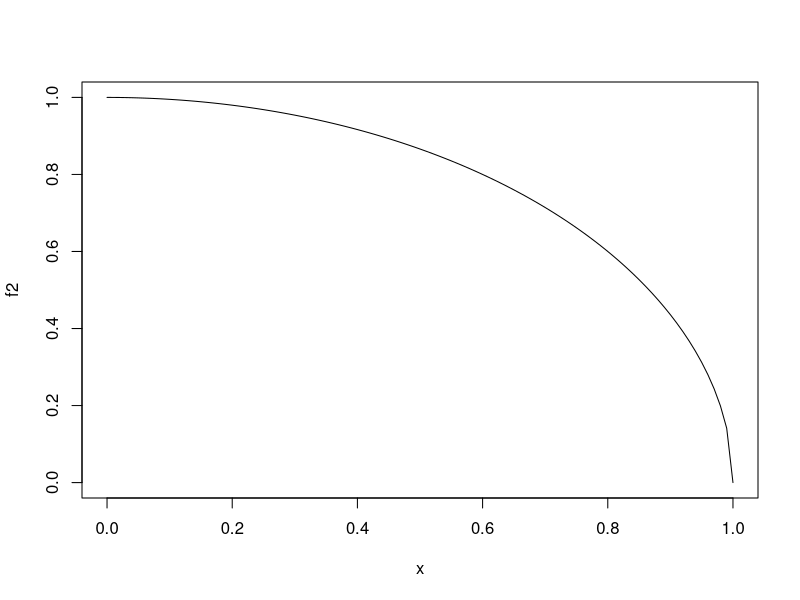
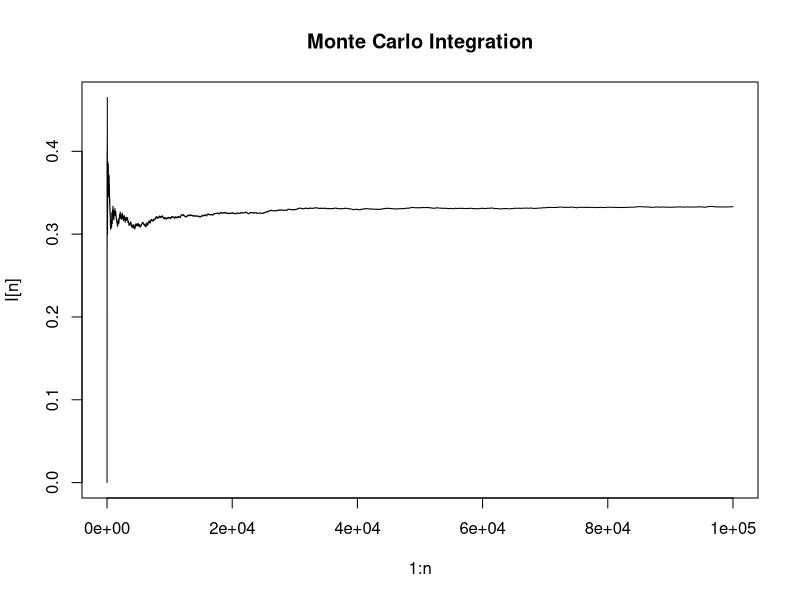
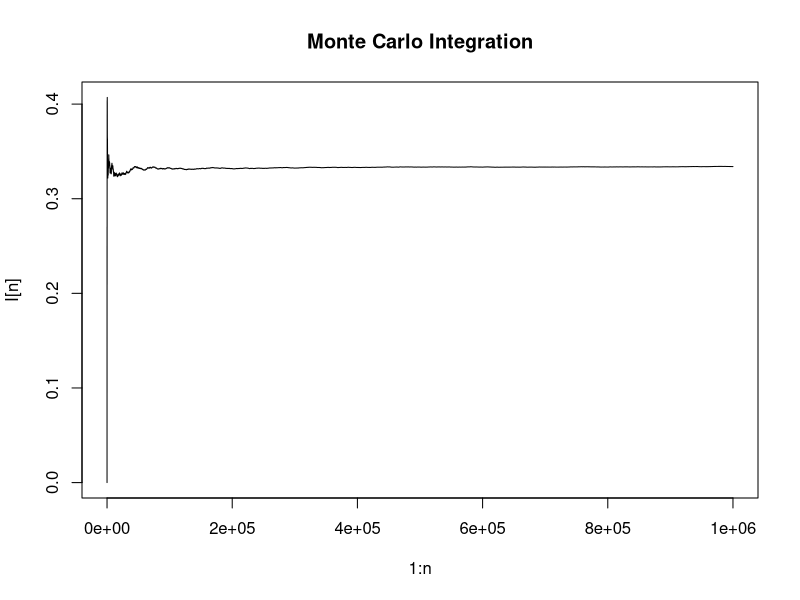
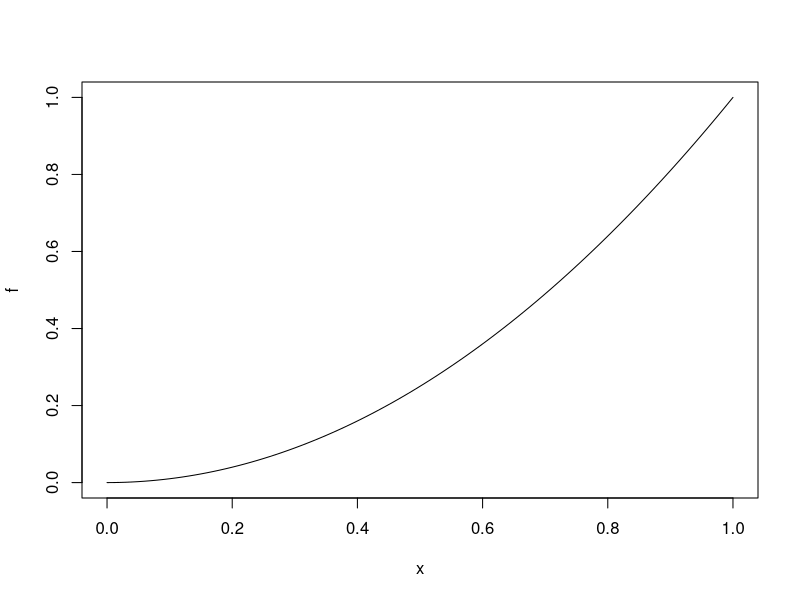

These figures' R source, in order: (Note: this script raises an error after producing the figures.)

# Simulation of Monte Carlo Integration

monte_carlo1 <- function(fn, x.min, x.max, y.min, y.max, n){
  In.sum <- 0
  for (i in 1:n){
    X <- runif(1,x.min, x.max)
    Y <- runif(1, y.min, y.max)
    In <- (Y <= fn(X))
    In.sum <- In.sum + In
  }
  I <- (In.sum/n)*(x.max - x.min)*(y.max - y.min) + (x.max - x.min)*y.min
  return(I)
}

# Test for Integral x^2 with x.min = 0 and x.max = 1

f <- function(x) x**2
f2 <- function(x) sqrt(1 - x**2)
f3 <- function(x) (1/sqrt(x))*(1 -x)

Int_f <- monte_carlo1(f, 0, 1, 0, 2, 100000)
Int_ex_f <- integrate(f, 0, 1)
Int_ex_f

Int_f2 <- monte_carlo1(f2, 0, 1, 0, 1, 10000000)
Int_ex_f2 <- integrate(f2, 0, 1)
Int_ex_f2

plot(f2)
ourpi <- Int_f2*4

pi




# Monte Carlo 2, partially vectorised version of 1

monte_carlo2 <- function(fn, x.min, x.max, y.min, y.max, n){
  X <- runif(n,x.min, x.max)
  Y <- runif(n, y.min, y.max)
  In <- (Y <= sapply(X, fn))
  I <- (cumsum(In)/(1:n))*(x.max - x.min)*(y.max - y.min) + (x.max - x.min)*y.min
  plot(1:n, I, type = "l", main = "Monte Carlo Integration", ylab = "I[n]")
  return(I[n])
}

Int_mc2_f_105 <- monte_carlo2(f, 0, 1, 0, 2, 100000)

Int_mc2_f_106 <- monte_carlo2(f, 0, 1, 0, 2, 1000000)

# Monte Carlo 3
monte_carlo3 <- function(fn, x.min, x.max, n){
  u <- runif(n, x.min, x.max)
  x <- sapply(u, fn)
  return(mean(x)*(x.max - x.min))
}

Int_mc3_f_105 <- monte_carlo3(f, 0, 1, 100000)
Int_mc3_f_106 <- monte_carlo3(f, 0, 1, 1000000)

plot(f)

?sapply

Int_mc3_f3_107 <- monte_carlo3(f3, 0, 1, 10000000)
Int_ex_f3 <- integrate(f3, 0, 1)
Int_ex_f3

